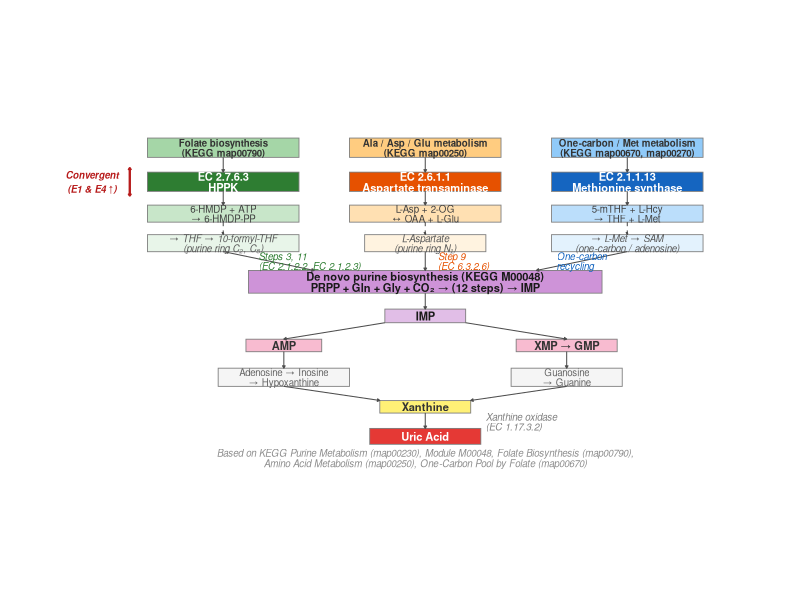
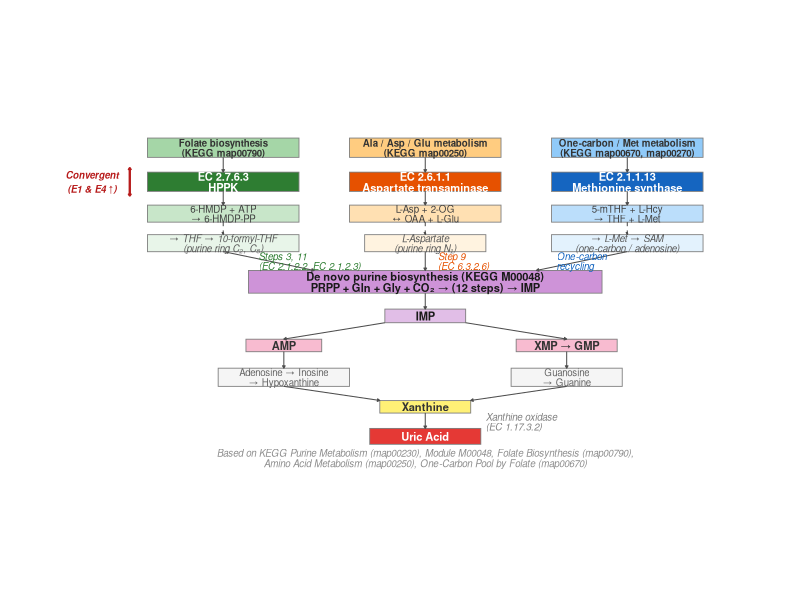

Generate these figures, in order, with R:
# ==============================================================================
# Additional file 5: Figure S5 — purine pathway-context schematic
#
# This is the original Figure 4D, exported independently after moving it out of
# the main figure to reduce density. Content and geometry are unchanged; text is
# increased to 8 pt (key nodes) and 7 pt (secondary annotations) at 180 mm width.
# ==============================================================================

suppressPackageStartupMessages({
  library(dplyr)
  library(tibble)
  library(ggplot2)
  library(here)
})

out_fig <- here("supplementary", "figures")
dir.create(out_fig, showWarnings = FALSE, recursive = TRUE)

.PT <- 72.27 / 25.4
GEOM_PRIMARY   <- 8 / .PT
GEOM_SECONDARY <- 7 / .PT
FIG4_W_FULL <- 7.0866
FIG4_H_D <- 3.40
FIG4_DPI <- 300

# --- 1. Nodes -----------------------------------------------------------------
# tier: "key" -> primary (8 pt), "detail" -> secondary (7 pt)
nodes <- tribble(
  ~label, ~x, ~y, ~w, ~h, ~fill, ~tier, ~fface, ~tcol,

  # Row 1: upstream pathway context (y = 14.2)
  "Folate biosynthesis\n(KEGG map00790)",
      2, 14.2, 3.0, 0.85, "#A5D6A7", "detail", "bold", "grey20",
  "Ala / Asp / Glu metabolism\n(KEGG map00250)",
      6, 14.2, 3.0, 0.85, "#FFCC80", "detail", "bold", "grey20",
  "One-carbon / Met metabolism\n(KEGG map00670, map00270)",
     10, 14.2, 3.0, 0.85, "#90CAF9", "detail", "bold", "grey20",

  # Row 2: convergent ECs (y = 12.7) — highlighted
  "EC 2.7.6.3\nHPPK",
      2, 12.7, 3.0, 0.85, "#2E7D32", "key", "bold", "white",
  "EC 2.6.1.1\nAspartate transaminase",
      6, 12.7, 3.0, 0.85, "#E65100", "key", "bold", "white",
  "EC 2.1.1.13\nMethionine synthase",
     10, 12.7, 3.0, 0.85, "#1565C0", "key", "bold", "white",

  # Row 3: reaction / products (y = 11.3)
  "6-HMDP + ATP\n→ 6-HMDP-PP",
      2, 11.3, 3.0, 0.75, "#C8E6C9", "detail", "plain", "grey25",
  "L-Asp + 2-OG\n↔ OAA + L-Glu",
      6, 11.3, 3.0, 0.75, "#FFE0B2", "detail", "plain", "grey25",
  "5-mTHF + L-Hcy\n→ THF + L-Met",
     10, 11.3, 3.0, 0.75, "#BBDEFB", "detail", "plain", "grey25",

  # Row 4: downstream substrates entering IMP biosynthesis (y = 10)
  "→ THF → 10-formyl-THF\n(purine ring C₂, C₈)",
      2, 10.0, 3.0, 0.75, "#E8F5E9", "detail", "italic", "grey35",
  "L-Aspartate\n(purine ring N₁)",
      6, 10.0, 2.4, 0.75, "#FFF3E0", "detail", "italic", "grey35",
  "→ L-Met → SAM\n(one-carbon / adenosine)",
     10, 10.0, 3.0, 0.75, "#E3F2FD", "detail", "italic", "grey35",

  # Row 5: de novo IMP biosynthesis (y = 8.3)
  "De novo purine biosynthesis (KEGG M00048)\nPRPP + Gln + Gly + CO₂ → (12 steps) → IMP",
      6,  8.3, 7.0, 1.0, "#CE93D8", "key", "bold", "grey10",

  # Row 6: IMP (y = 6.8)
  "IMP",
      6, 6.8, 1.6, 0.6, "#E1BEE7", "key", "bold", "grey10",

  # Row 7: nucleotides (y = 5.5)
  "AMP",
    3.2, 5.5, 1.5, 0.55, "#F8BBD0", "key", "bold", "grey20",
  "XMP → GMP",
    8.8, 5.5, 2.0, 0.55, "#F8BBD0", "key", "bold", "grey20",

  # Row 8: degradation intermediates (y = 4.1)
  "Adenosine → Inosine\n→ Hypoxanthine",
    3.2, 4.1, 2.6, 0.8, "#F5F5F5", "detail", "plain", "grey40",
  "Guanosine\n→ Guanine",
    8.8, 4.1, 2.2, 0.8, "#F5F5F5", "detail", "plain", "grey40",

  # Row 9: Xanthine (y = 2.8)
  "Xanthine",
      6, 2.8, 1.8, 0.55, "#FFF176", "key", "bold", "grey20",

  # Row 10: Uric Acid (y = 1.5)
  "Uric Acid",
      6, 1.5, 2.2, 0.7, "#E53935", "key", "bold", "white"
)
nodes$fsize <- ifelse(nodes$tier == "key", GEOM_PRIMARY, GEOM_SECONDARY)

# --- 2. Edges -----------------------------------------------------------------
edges <- tribble(
  ~x,    ~y,    ~xend,  ~yend,  ~lty,
  # Context -> EC
   2,   13.78,   2,    13.13,  "solid",
   6,   13.78,   6,    13.13,  "solid",
  10,   13.78,  10,    13.13,  "solid",
  # EC -> reaction
   2,   12.28,   2,    11.68,  "solid",
   6,   12.28,   6,    11.68,  "solid",
  10,   12.28,  10,    11.68,  "solid",
  # Reaction -> substrate
   2,   10.93,   2,    10.38,  "dashed",
   6,   10.93,   6,    10.38,  "dashed",
  10,   10.93,  10,    10.38,  "dashed",
  # Substrates -> de novo (convergence)
   2,    9.63,   3.8,   8.8,   "solid",
   6,    9.63,   6.0,   8.8,   "solid",
  10,    9.63,   8.2,   8.8,   "solid",
  # De novo -> IMP
   6,    7.8,    6,     7.1,   "solid",
  # IMP -> AMP / GMP
   5.2,  6.5,    3.2,   5.78,  "solid",
   6.8,  6.5,    8.8,   5.78,  "solid",
  # AMP / GMP -> degradation
   3.2,  5.23,   3.2,   4.5,   "solid",
   8.8,  5.23,   8.8,   4.5,   "solid",
  # Degradation -> Xanthine
   3.2,  3.7,    5.1,   3.08,  "solid",
   8.8,  3.7,    6.9,   3.08,  "solid",
  # Xanthine -> UA
   6,    2.53,   6,     1.85,  "solid"
)

# --- 3. Build schematic -------------------------------------------------------
p <- ggplot() +
  geom_rect(
    data = nodes,
    aes(xmin = x - w / 2, xmax = x + w / 2,
        ymin = y - h / 2, ymax = y + h / 2),
    fill = nodes$fill, color = "grey50", linewidth = 0.3
  ) +
  geom_text(
    data = nodes,
    aes(x = x, y = y, label = label),
    size = nodes$fsize, fontface = nodes$fface,
    color = nodes$tcol, lineheight = 0.85
  ) +
  geom_segment(
    data = edges,
    aes(x = x, y = y, xend = xend, yend = yend),
    linetype = edges$lty,
    arrow = arrow(length = unit(0.07, "cm"), type = "closed"),
    linewidth = 0.35, color = "grey30"
  ) +
  # Step annotations on convergence arrows
  annotate("text", x = 2.7, y = 9.21,
           label = "Steps 3, 11\n(EC 2.1.2.2, EC 2.1.2.3)",
           size = GEOM_SECONDARY, color = "#2E7D32", fontface = "italic",
           hjust = 0, lineheight = 0.85) +
  annotate("text", x = 6.25, y = 9.21,
           label = "Step 9\n(EC 6.3.2.6)",
           size = GEOM_SECONDARY, color = "#E65100", fontface = "italic",
           hjust = 0, lineheight = 0.85) +
  annotate("text", x = 8.6, y = 9.21,
           label = "One-carbon\nrecycling",
           size = GEOM_SECONDARY, color = "#1565C0", fontface = "italic",
           hjust = 0, lineheight = 0.85) +
  # "Convergent" bracket (left margin)
  annotate("text", x = -0.6, y = 12.7,
           label = "Convergent\n(E1 & E4 ↑)",
           hjust = 0.5, size = GEOM_SECONDARY,
           fontface = "bold.italic", color = "#B71C1C") +
  annotate("segment", x = 0.15, y = 13.3, xend = 0.15, yend = 12.1,
           color = "#B71C1C", linewidth = 0.8,
           arrow = arrow(length = unit(0.06, "cm"), ends = "both",
                         type = "open")) +
  # Xanthine oxidase annotation
  annotate("text", x = 7.2, y = 2.15,
           label = "Xanthine oxidase\n(EC 1.17.3.2)",
           hjust = 0, size = GEOM_SECONDARY, fontface = "italic",
           color = "grey50", lineheight = 0.85) +
  # KEGG source footnote
  annotate("text", x = 6, y = 0.55,
           label = paste0("Based on KEGG Purine Metabolism (map00230), ",
                          "Module M00048, Folate Biosynthesis (map00790),\n",
                          "Amino Acid Metabolism (map00250), ",
                          "One-Carbon Pool by Folate (map00670)"),
           hjust = 0.5, size = GEOM_SECONDARY, color = "grey55",
           fontface = "italic", lineheight = 0.9) +
  coord_fixed(ratio = 0.45, xlim = c(-1.6, 12.6), ylim = c(0.0, 15.0)) +
  theme_void() +
  theme(plot.margin = margin(2, 4, 2, 4))

# --- 4. Save ------------------------------------------------------------------
ggsave(file.path(out_fig, "FigureS5_Purine_Pathway_Context.pdf"), p,
       width = FIG4_W_FULL, height = FIG4_H_D, device = cairo_pdf)
ggsave(file.path(out_fig, "FigureS5_Purine_Pathway_Context.png"), p,
       width = FIG4_W_FULL, height = FIG4_H_D, dpi = FIG4_DPI, bg = "white")

cat(sprintf("Figure S7 (purine schematic) saved: %.2f x %.2f in\n",
            FIG4_W_FULL, FIG4_H_D))
